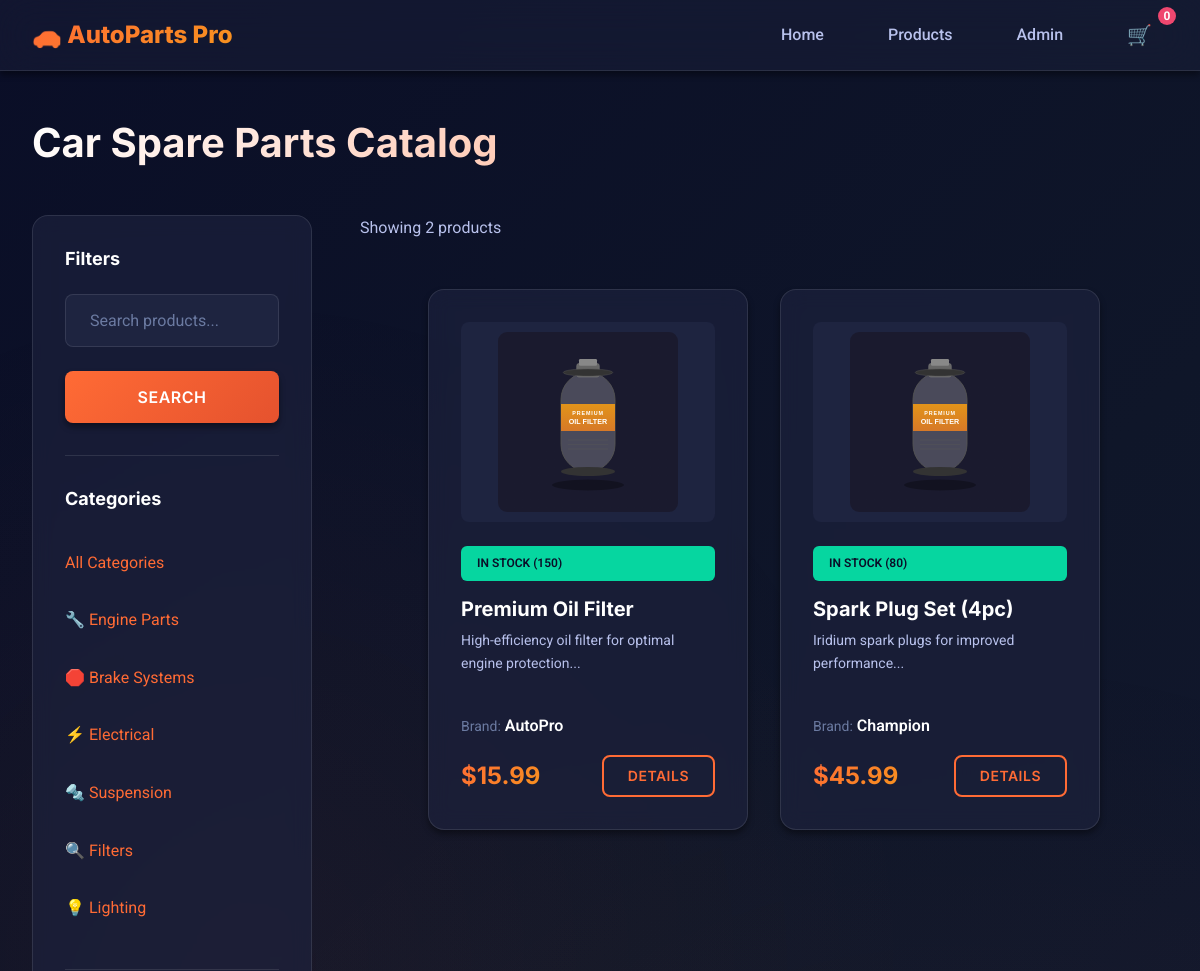
Before: /products?category=1 (upper part) with the older database file.
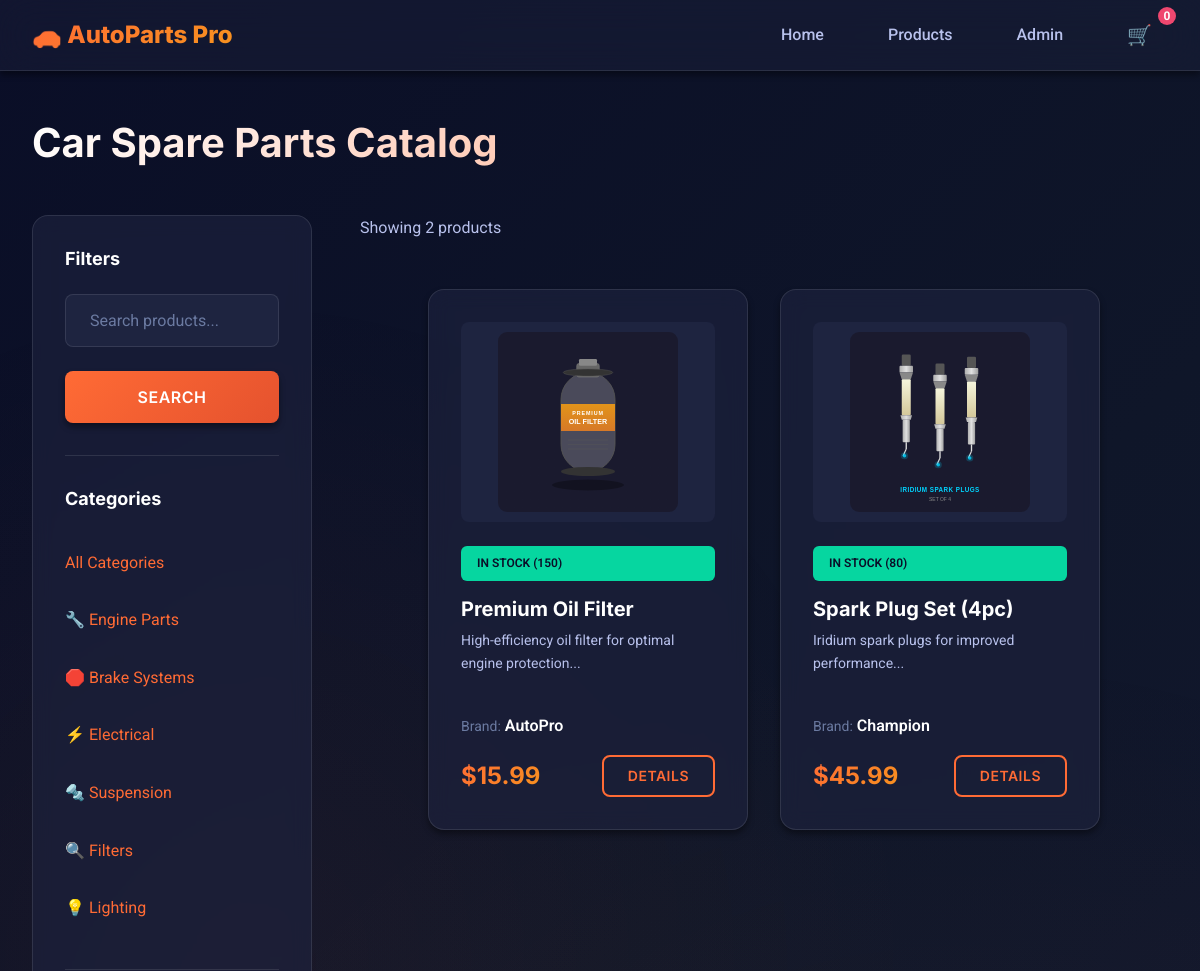
After: the same page with the newer database file.
### app.py (models this page shows)
class Product(db.Model):
    id = db.Column(db.Integer, primary_key=True)
    name = db.Column(db.String(200), nullable=False)
    description = db.Column(db.Text)
    price = db.Column(db.Float, nullable=False)
    stock = db.Column(db.Integer, default=0)
    brand = db.Column(db.String(100))
    part_number = db.Column(db.String(100))
    image_url = db.Column(db.String(500))
    category_id = db.Column(db.Integer, db.ForeignKey('category.id'), nullable=False)
    compatible_cars = db.Column(db.Text)  # Stored as comma-separated values
    specifications = db.Column(db.Text)
    featured = db.Column(db.Boolean, default=False)
    created_at = db.Column(db.DateTime, default=datetime.utcnow)

### app.py (the view)
@app.route('/products')
def products():
    category_id = request.args.get('category', type=int)
    search_query = request.args.get('search', '')
    sort_by = request.args.get('sort', 'name')
    query = Product.query
    if category_id:
        query = query.filter_by(category_id=category_id)
    if search_query:
        query = query.filter(
            (Product.name.contains(search_query)) |
            (Product.description.contains(search_query)) |
            (Product.brand.contains(search_query))
        )
    if sort_by == 'price_asc':
        query = query.order_by(Product.price.asc())
    elif sort_by == 'price_desc':
        query = query.order_by(Product.price.desc())
    elif sort_by == 'name':
        query = query.order_by(Product.name.asc())
    products_list = query.all()
    categories = Category.query.all()
    return render_template('products.html', products=products_list, categories=categories,
                         current_category=category_id, search_query=search_query)

### templates/products.html (shortened to what the changed rows need)
{% extends 'base.html' %}
{% block content %}
<section style="padding-top: var(--space-xl);">
    <div class="container">
        <h1 class="hero-title" style="font-size: var(--text-4xl); margin-bottom: var(--space-xl);">Car Spare Parts
            Catalog</h1>
        <div style="display: grid; grid-template-columns: 280px 1fr; gap: var(--space-xl);">
            <div>
                {% if products %}
                <div class="grid grid-3">
                    {% for product in products %}
                    <div class="card fade-in">
                        <div
                            style="background: var(--bg-tertiary); height: 200px; border-radius: var(--radius-md); display: flex; align-items: center; justify-content: center; margin-bottom: var(--space-md); overflow: hidden;">
                            <img src="{{ product.image_url or '/static/images/products/oil-filter.svg' }}"
                                alt="{{ product.name }}"
                                style="max-height: 100%; max-width: 100%; object-fit: contain; padding: 10px;">
                        </div>
                        {% if product.stock > 0 %}
                        <span class="badge badge-success">In Stock ({{ product.stock }})</span>
                        {% else %}
                        <span class="badge badge-danger">Out of Stock</span>
                        {% endif %}
                        <h3 class="card-title">{{ product.name }}</h3>
                        <p class="card-text" style="min-height: 60px;">{{ product.description[:100] }}...</p>
                        <div style="margin-bottom: var(--space-sm);">
                            <span style="font-size: var(--text-sm); color: var(--text-muted);">Brand:</span>
                            <span style="font-weight: 600;">{{ product.brand }}</span>
                        </div>
                        <div class="flex-between" style="margin-top: auto;">
                            <span class="card-price">${{ "%.2f"|format(product.price) }}</span>
                            <a href="{{ url_for('product_detail', product_id=product.id) }}"
                                class="btn btn-outline btn-sm">Details</a>
                        </div>
                    </div>
                    {% endfor %}
                </div>
                {% endif %}
            </div>
        </div>
    </div>
</section>
{% endblock %}

Changed rows visible on the page:
changed Product "Spark Plug Set (4pc)": image_url: picture added in place of a placeholder
